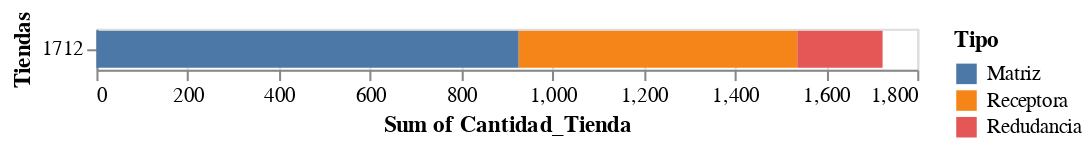

Notebook cell for this chart:
### Code cell
#creación de grafica apilada de la cantidad de tiendas por tipo de ellas.
grafica=pd.DataFrame({
    'Tipo':['Matriz','Receptora','Redudancia'],
    'Tiendas':[1712,1712,1712],
    'Cantidad_Tienda':[926,611,187]
})

tipo_=alt.Chart(grafica).mark_bar(dx=-15, dy=3, color='white').encode(
    x=alt.X('sum(Cantidad_Tienda):Q'),
    y=alt.Y('Tiendas:N'),
    color='Tipo:N'
)

tipo_

### Figure 1 — Vega-Lite specification as saved in the notebook (floating-point values rounded to 4 significant figures)
{"config": {"view": {"continuousWidth": 400, "continuousHeight": 300}}, "data": {"name": "data-031eb9db25cd15038dbcc249e88b6989"}, "mark": {"type": "bar", "color": "white", "dx": -15, "dy": 3}, "encoding": {"color": {"field": "Tipo", "type": "nominal"}, "x": {"aggregate": "sum", "field": "Cantidad_Tienda", "type": "quantitative"}, "y": {"field": "Tiendas", "type": "nominal"}}, "$schema": "https://vega.github.io/schema/vega-lite/v4.17.0.json", "datasets": {"data-031eb9db25cd15038dbcc249e88b6989": [{"Tipo": "Matriz", "Tiendas": 1712, "Cantidad_Tienda": 926}, {"Tipo": "Receptora", "Tiendas": 1712, "Cantidad_Tienda": 611}, {"Tipo": "Redudancia", "Tiendas": 1712, "Cantidad_Tienda": 187}]}}
